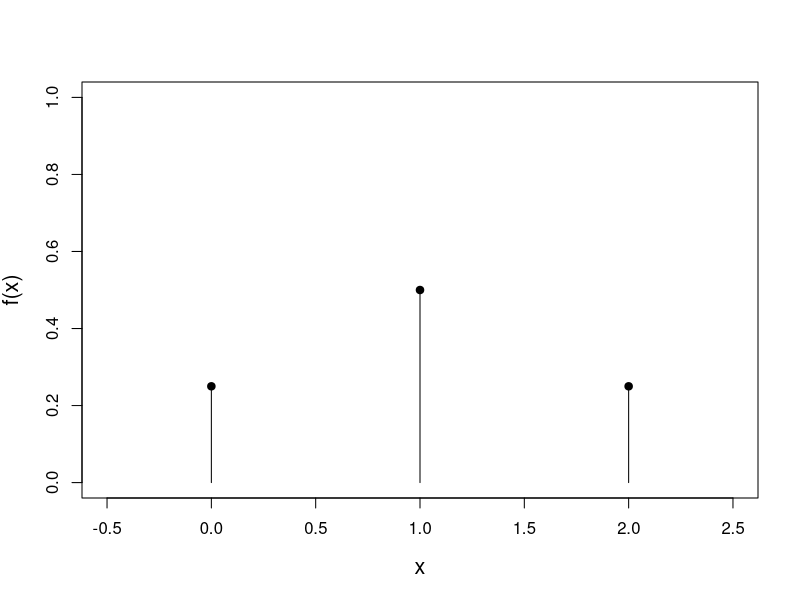
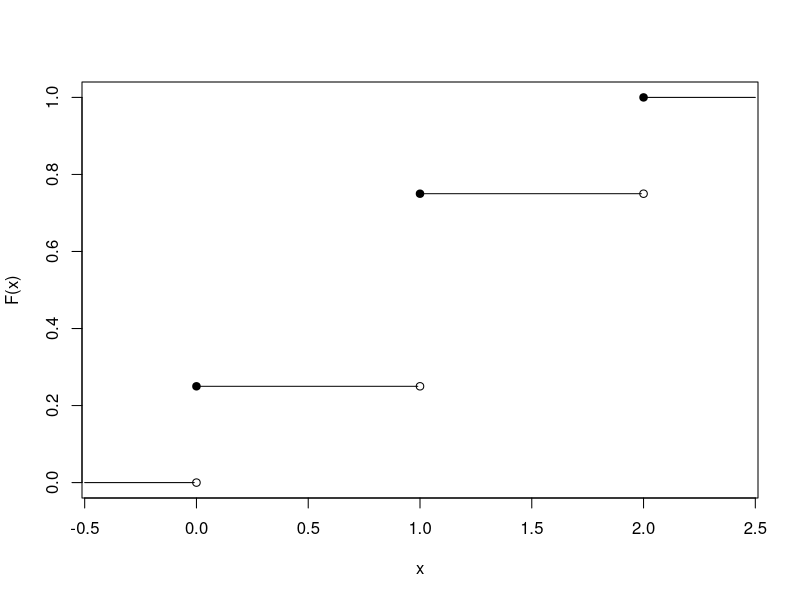
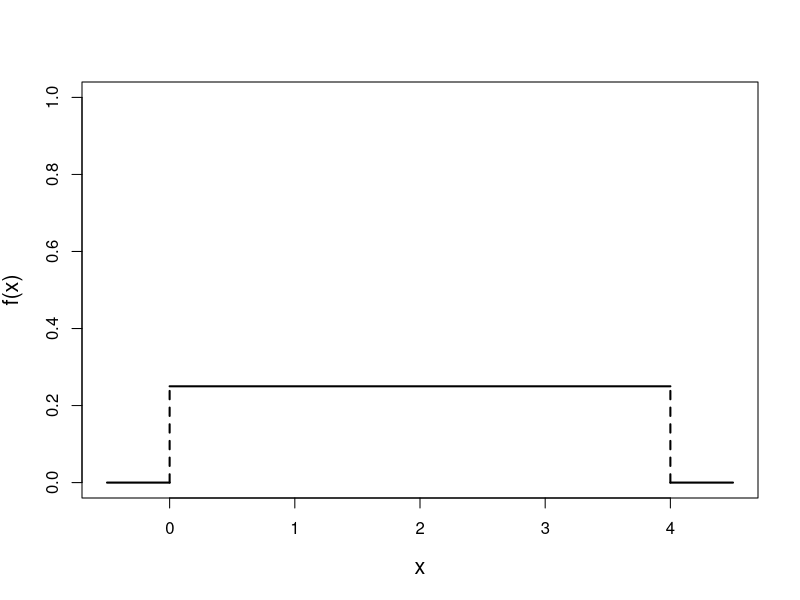
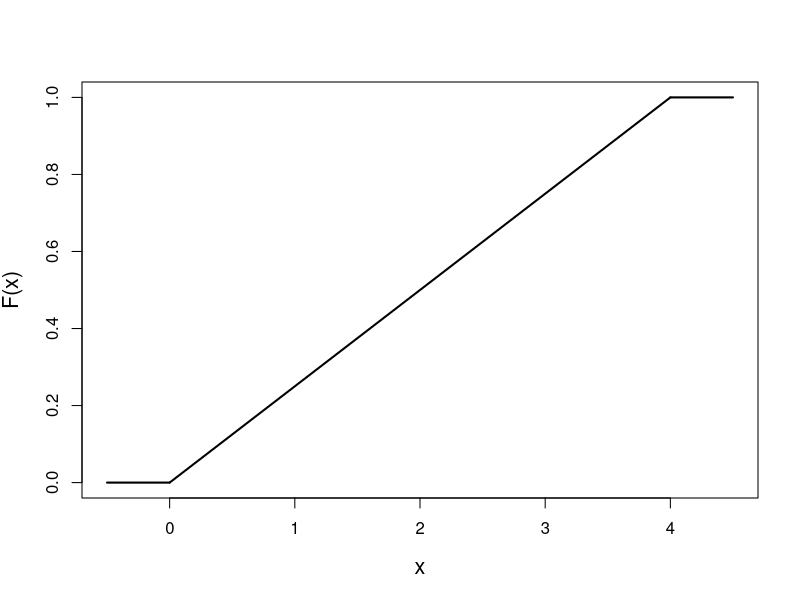
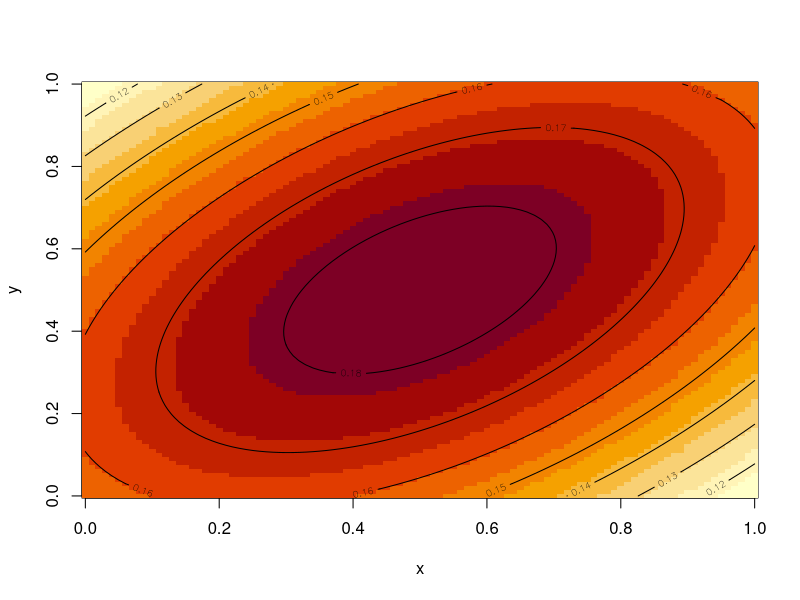
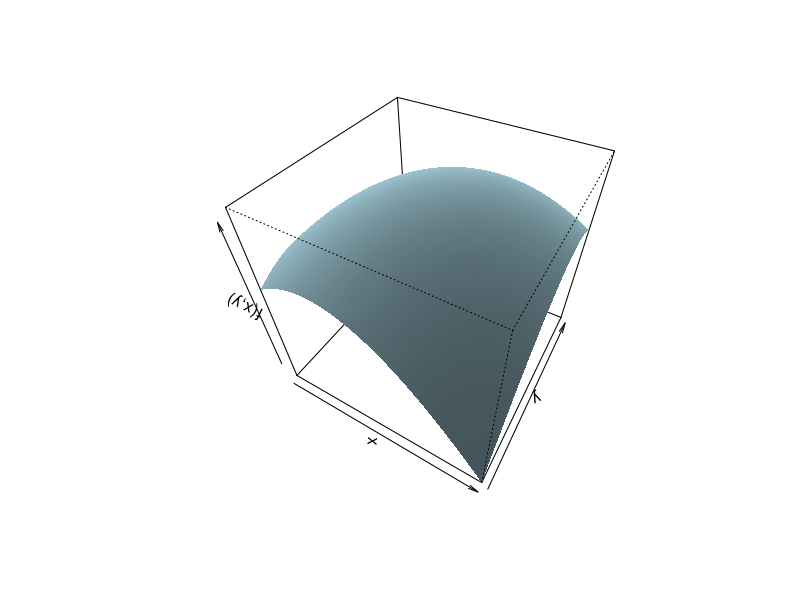
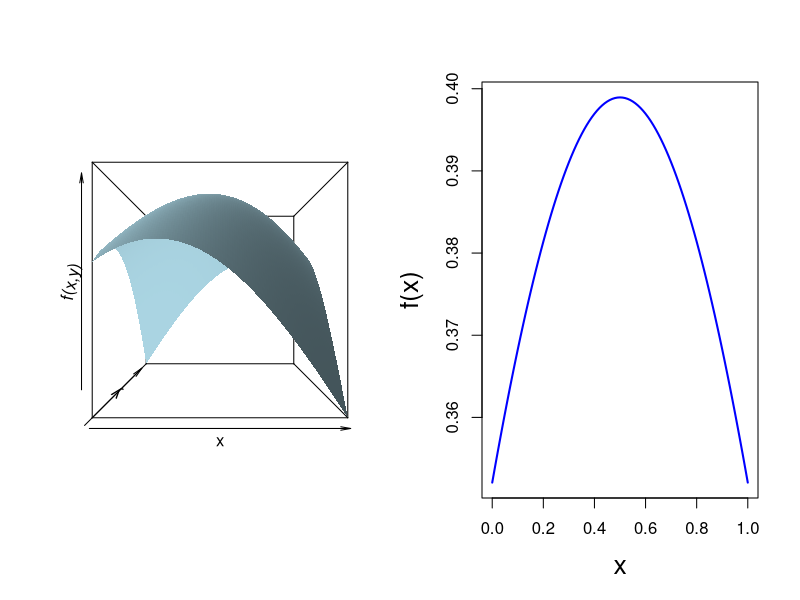
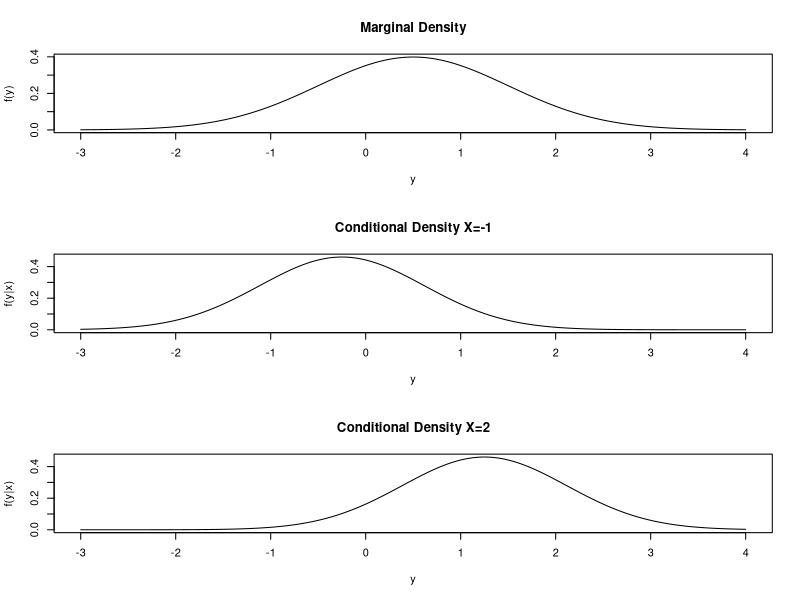

These charts were generated, in order, by the following R code:
#### Lecture 2 Code ####

#############################
### PMF PDF and CDF plots ###
#############################

## The following code produces the 

pdf("mass.pdf", height=6, width=6, bg="white")
plot(0:2,c(.25,.5,.25),pch=19,xlim=c(-.5,2.5),ylim = c(0,1),ylab="f(x)",xlab="x",cex.lab = 1.3)
segments(0,0,0,.25,cex=2)
segments(1,0,1,.5,cex=2)
segments(2,0,2,.25,cex=2)
dev.off()

pdf("step.pdf", height=6, width=6, bg="white")

plot(x=c(0,1,2),y=c(.25,.75,1),pch=19,xlim=c(-.4,2.4),ylim=c(0,1),xlab="x",ylab="F(x)")
segments(x0=-.5,y0=0,x1=-.01,y1=0)
#segments(x0=0,0,x1=0,y1=.25,lty=2)
segments(x0=0,y0=.25,x1=.99,y1=.25)
#segments(x0=1,y0=.25,x1=1,y1=.75,lty=2)
segments(x0=1,y0=.75,x1=1.99,y1=.75)
#segments(x0=2,y0=.75,x1=2,y1=1,lty=2)
segments(x0=2,y0=1,x1=2.5,y1=1)
points(x=c(0,1,2),y=c(0,.25,.75))

dev.off()

pdf("density.pdf", height=6, width=6, bg="white")
plot(0:4,0:4,type="n",ylim = c(0,1),xlim=c(-.5,4.5),ylab="f(x)",xlab="x",lwd=2,cex.lab = 1.3)
segments(-.5,0,0,0,lwd=2)
segments(4,0,4.5,0,lwd=2)
segments(0,.25,4,.25,lwd=2)
segments(0,0,0,.25,lty=2,lwd=2)
segments(4,0,4,.25,lty=2,lwd=2)
dev.off()


pdf("cdf.pdf", height=6, width=6, bg="white")
plot(0:4,0:4,type="n",ylim = c(0,1),xlim=c(-.5,4.5),ylab="F(x)",xlab="x",lwd=2,cex.lab = 1.3)
segments(-.5,0,0,0,lwd=2)
segments(4,1,4.5,1,lwd=2)
segments(0,0,4,1,lwd=2)
dev.off()


##### Joint/Conditional Distributions ####


library(mvtnorm)
mu <- c(.5,.5)
Sigma <- matrix(c(1,.5,.5,1),nr=2,nc=2)
condSig <-
x <- seq(0,1,.01)
y <- seq(0,1,.01)

xyInput <- cbind(rep(x,length(y)),rep(y,rep(length(x),length(y))))


HeightMat <- matrix(dmvnorm(x=xyInput,mean=mu,sigma=Sigma),nr=length(y),nc=length(x))

pdf("imagecontour.pdf")
image(x,y,HeightMat); contour(x,y,HeightMat, add = T)
dev.off()

pdf("perspective.pdf")
persp(x,y,HeightMat,zlab="f(x,y)", phi = 45, theta = 30, shade = .3,col="lightblue", border = NA) 
dev.off()

pdf("cm.pdf",width=12)
par(mfrow=c(1,2))
persp(x,y,HeightMat,zlab="f(x,y)", phi = 0, theta = 0, shade = .3,col="lightblue", border = NA,cex = 2)
plot(x,dnorm(x,mean=.5,sd=1),col="blue",ylab="f(x)",type="l",lwd=2,cex.lab = 1.6)
dev.off()

x <- seq(0,1,.01)
mu <- .5 + .5*(x-.5)
sigEps <- sqrt(1-.5^2)
y <-  seq(0,1,.01)
z <- outer(y,mu,dnorm,sigEps)

y <-  seq(-3,4,.01)

pdf("disCondDens.pdf", bg="white")
par(mfrow=c(3,1))
plot(y,dnorm(y,mean=.5),type="l",main="Marginal Density",ylab="f(y)")
plot(y,dnorm(y,mean=.5 + .5*(-1 - .5),sd = sigEps),type="l",main="Conditional Density X=-1",ylab="f(y|x)")
plot(y,dnorm(y,mean=.5 + .5*(2 - .5),sd = sigEps),type="l",main="Conditional Density X=2",ylab="f(y|x)")
dev.off()

y <-  seq(0,1,.01)
pdf("condcontour.pdf", width=10, bg="white")
par(mfrow=c(1,2))
image(x,y,HeightMat,main="Joint Density"); contour(x,y,HeightMat, add = T)
image(x,y,t(z),xlab="x",ylab="y",main="Conditional Density"); contour(x,y,t(z), add=T)
dev.off()

pdf("condperspective.pdf",width=10, bg="white")
par(mfrow=c(1,2))
persp(x,y,HeightMat,zlab="f(x,y)",main="Joint Density",theta=0,phi=40, shade = .3,col="lightblue", border = NA,expand=.5) 
persp(x,y,t(z),main="Conditional Density",shade=.3,theta=0,phi=40,col="lightblue",zlab="f(y|x)", border = NA,expand=.5)
dev.off()



#### Expected Value/ Variance Plots ####

pdf("massBP.pdf", height=6, width=6, bg="white")
plot(0:2,c(.2,.45,.35),pch=19,xlim=c(-.5,2.5),ylim = c(-.1,1),ylab="f(x)",xlab="x",cex.lab = 1.3)
segments(0,0,0,.2,cex=2)
segments(1,0,1,.45,cex=2)
segments(2,0,2,.35,cex=2)
segments(0,0,2,0,cex=2)
points(x=1.15,y=-.05, pch=24, col="blue",cex=2)
dev.off()

pdf("densityBP.pdf", height=6, width=6, bg="white")
x.seq <- seq(0,12,.01)
plot(x = x.seq,dchisq(x=x.seq,df=4),type="l",ylim=c(-.01,max(dchisq(x=x.seq,df=4))), xlab="x",ylab= expression(paste("f(","x",")")  ), cex.lab = 1.3)
segments(0, 0,12,0)
points(x=4,y=-.006, pch=24, col="blue",cex=2)
dev.off()

pdf("densityVar.pdf", height=6, width=6, bg="white")
par(mfrow=c(1,2))
x.seq <- seq(-6,6,.01)
plot(x = x.seq,dnorm(x=x.seq,sd=1),type="l",ylim=c(-.02,max(dnorm(x=x.seq,sd=1))), xlab="x",ylab= expression(paste("f(","x",")")  ), cex.lab = 1.3)
segments(-6, 0,6,0)
points(x=0,y=-.013, pch=24, col="blue",cex=2)

plot(x = x.seq,dnorm(x=x.seq,sd=2),type="l",ylim=c(-.01,max(dnorm(x=x.seq,sd=2))), xlab="x",ylab= expression(paste("f(","x",")")  ), cex.lab = 1.3)
segments(-6, 0,6,0)
points(x=0,y=-.006, pch=24, col="blue",cex=2)
dev.off()

#### Conditional Expected Value/ Variance Plots ####

y <-  seq(-3,4,.01)
pdf("disCondExp.pdf", bg="white")
par(mfrow=c(3,1))
plot(y,dnorm(y,mean=.5),type="l",main="Marginal Density",ylab="f(y)",ylim=c(-.07,max(dnorm(y,mean=.5))))
points(x=.5,y=-.05, pch=24, col="blue",cex=2)
segments(-3, 0,4,0)
plot(y,dnorm(y,mean=.5 + .5*(-1 - .5),sd = sigEps),type="l",main="Conditional Density X=-1",ylab="f(y|x)",ylim=c(-.07,max(dnorm(y,mean=.5 + .5*(-1 - .5),sd = sigEps))))
points(x=.5 + .5*(-1 - .5),y=-.05, pch=24, col="blue",cex=2)
segments(-3, 0,4,0)
plot(y,dnorm(y,mean=.5 + .5*(2 - .5),sd = sigEps),type="l",main="Conditional Density X=2",ylab="f(y|x)",ylim=c(-.07,max(dnorm(y,mean=.5 + .5*(2 - .5),sd = sigEps))))
points(x=.5 + .5*(2 - .5),y=-.05, pch=24, col="blue",cex=2)
segments(-3, 0,4,0)
dev.off()

y <-  seq(0,1,.01)


pdf("condExp.pdf", width=10, bg="white")
par(mfrow=c(1,2))
image(x,y,HeightMat,main="E[X],E[Y]"); contour(x,y,HeightMat, add = T)
points(.5,.5,pch=19,col="blue")
image(x,y,t(z),xlab="x",ylab="y",main="E[Y|X]"); contour(x,y,t(z), add=T)
lines(x,mu,lwd=2,col="blue")
dev.off()

#### Asymptotic Plots #####

n <- 1:100
cn <- 1+1/n

pdf("numberSeq.pdf")
plot(n,cn, ylim=c(.9,2),ylab=expression(c[n]),col="red")
abline(h=1,col="blue")
dev.off()

### LLN Plot ###

mu <- 2 
x.seq <- seq(0,4,.01)
pdf("LLN.pdf",width=12)
par(mfrow=c(1,3))
plot(x= x.seq, y = dnorm(x=x.seq,mean=mu),type="l",main="n = 1", xlab=expression(bar(X)[n]),ylab= expression(paste("f(",bar(X)[n],")")  ) ,cex.main=2, cex.lab = 2)
plot(x= x.seq, y = dnorm(x=x.seq,mean=mu,sd=1/sqrt(10)),type="l",main="n = 10", xlab=expression(bar(X)[n]),ylab= expression(paste("f(",bar(X)[n],")")  ),cex.main=2, cex.lab = 2 )
plot(x= x.seq, y = dnorm(x=x.seq,mean=mu,sd=1/sqrt(100)),type="l",main="n = 100", xlab=expression(bar(X)[n]),ylab= expression(paste("f(",bar(X)[n],")")  ) ,cex.main=2, cex.lab = 2)
dev.off()

### Question Plot ###

mu <- 2 
x.seq <- seq(0,4,.01)
pdf("consistency.pdf",width=12)
par(mfrow=c(1,3))
plot(x= x.seq, y = dnorm(x=x.seq,mean=mu + 1),type="l",main="n = 1", xlab=expression(X[n]),ylab= expression(paste("f(",bar(X)[n],")")  ) ,cex.main=2, cex.lab = 2)
plot(x= x.seq, y = dnorm(x=x.seq,mean=mu+ 1/sqrt(10),sd=1/sqrt(10)),type="l",main="n = 10", xlab=expression(X[n]),ylab= expression(paste("f(",bar(X)[n],")")  ),cex.main=2, cex.lab = 2 )
plot(x= x.seq, y = dnorm(x=x.seq,mean=mu+ 1/sqrt(100),sd=1/sqrt(100)),type="l",main="n = 100", xlab=expression(X[n]),ylab= expression(paste("f(",bar(X)[n],")")  ) ,cex.main=2, cex.lab = 2)
dev.off()



### CLT Plot ###

mu <- 2 
x.seq <- seq(0,8,.01)

pdf("CLT.pdf",width=12)
par(mfrow=c(1,3))

plot(x = x.seq,dexp(x=x.seq,rate=1/mu),type="l",main="n = 1", xlab=expression(bar(X)[n]),ylab= expression(paste("f(",bar(X)[n],")")  ) ,cex.main=2, cex.lab = 2)

plot(x = x.seq,dgamma(x=x.seq,shape=10,rate=10/mu),type="l",main="n = 10", xlab=expression(bar(X)[n]),ylab= expression(paste("f(",bar(X)[n],")")  ) ,cex.main=2, cex.lab = 2)

plot(x = x.seq,dgamma(x=x.seq,shape=100,rate=100/mu),type="l",main="n = 100", xlab=expression(bar(X)[n]),ylab= expression(paste("f(",bar(X)[n],")")  ) ,cex.main=2, cex.lab = 2)
dev.off()
